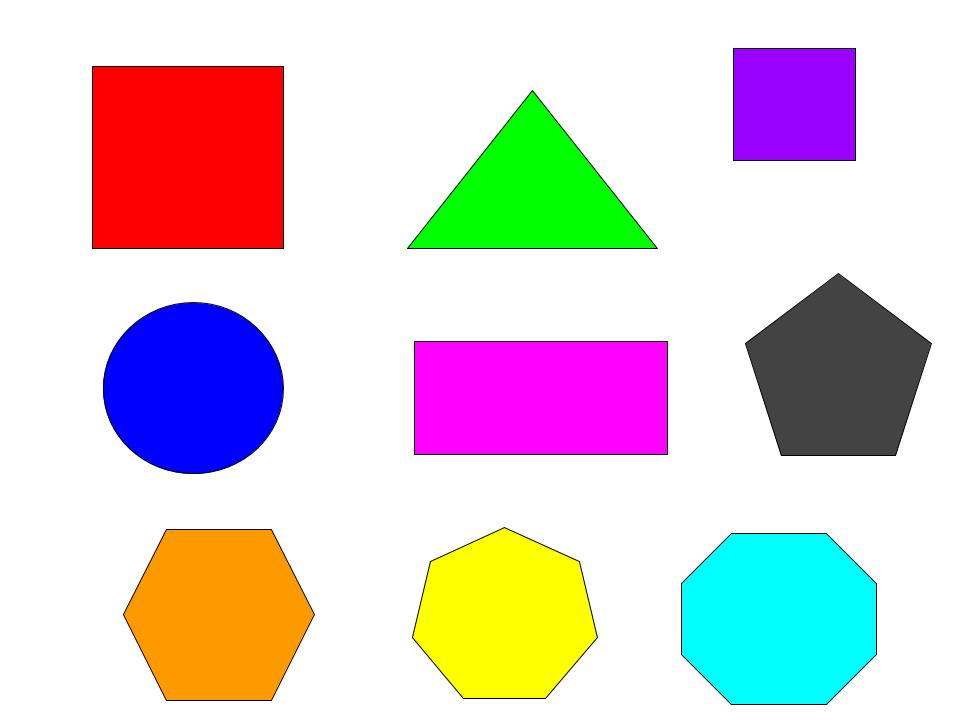
#> input picture Shapes.jpg, 960 x 720 px
$ python Lec3-ContourOperations.py
#> lines starting #> are read from the running program, lines starting #| are printed output that depends on the picture; after the words box and inside, x2 and y2 are one past the last pixel; in counts of white or black regions, pixels touching at a corner belong together
#%%
import imutils
import numpy as np
import cv2
# skimage can also be used for the image preocessing library inplace of the
# OpenCV.
# if you use skimage to load an image, it normalize the image itself within (0,1)
# and uses float64 as the datatype.
#
# Finding the number of contours in an image
# crop the contour area
frame = cv2.imread('Shapes.jpg')
#> frame is the input picture: shape (720, 960, 3); mean B, G, R 209, 206.1, 218.3
cv2.imshow('Image', frame)
# cv2.waitKey()
# cv2.destroyAllWindows()
#  Gray scale of the image
gray = cv2.cvtColor(frame, cv2.COLOR_BGR2GRAY)
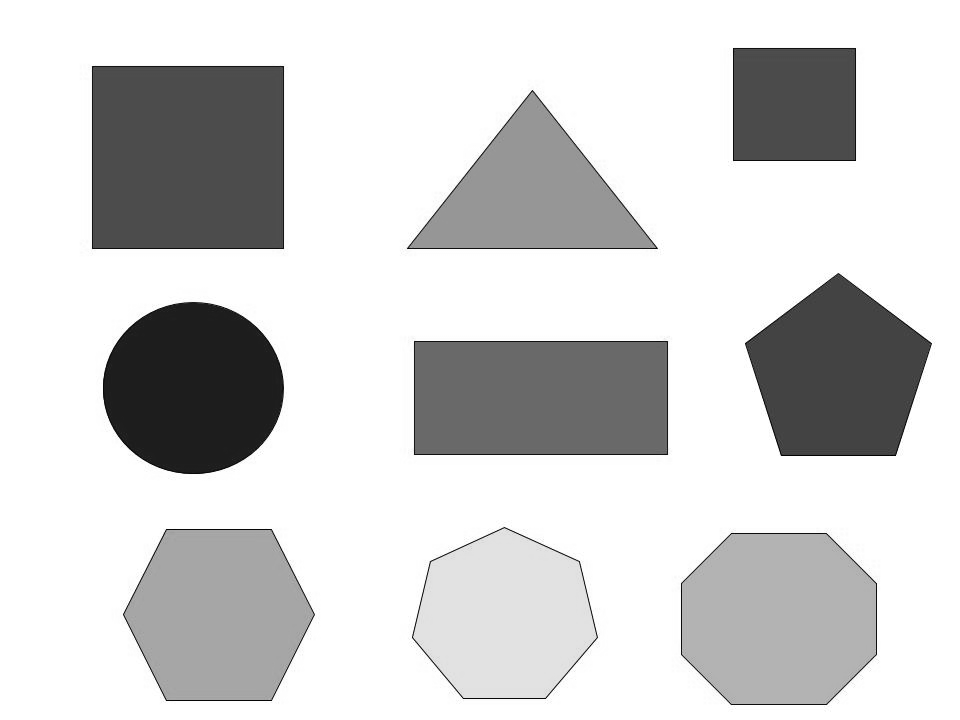
#> gray: shape (720, 960); min 0, max 255, mean 210.1
#  Edges of the image using Canny
edged = cv2.Canny(gray, 50, 150)
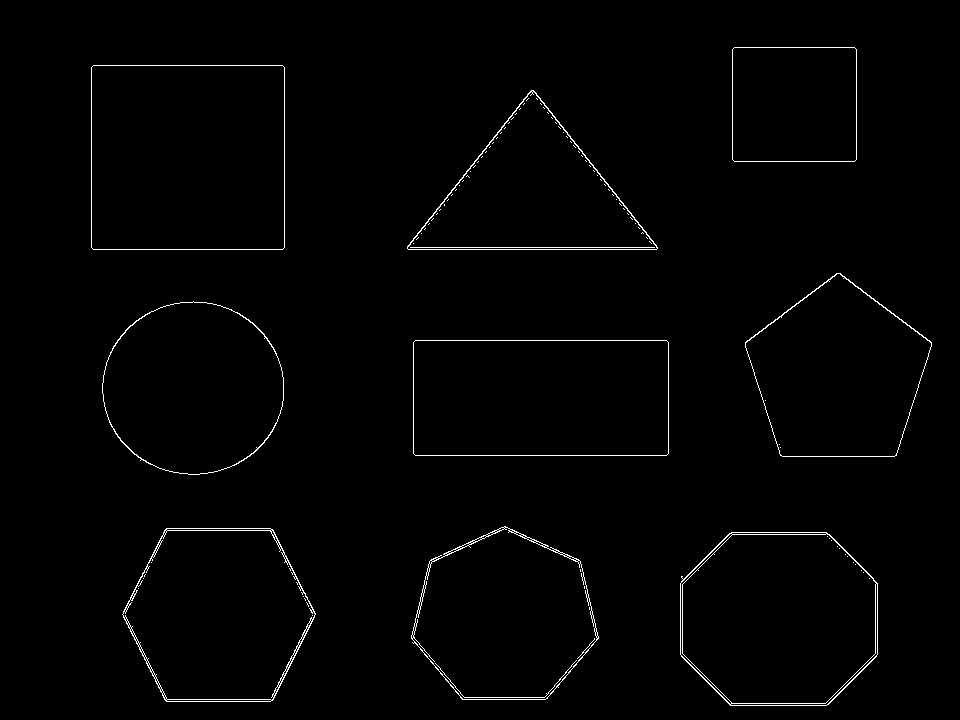
#> edged: shape (720, 960); 1.2% white in thin lines or dots, all inside (x1, y1, x2, y2) = (91, 47, 932, 706)
cv2.imshow('Edged', edged)
# Gaussian Blurr of the gray image
Gblur = cv2.GaussianBlur(gray, (5,5), 0)
cv2.imshow('Gaussian Blur', Gblur)
# apply the threshold for the binary image
thresh = cv2.threshold(Gblur, 226, 255, cv2.THRESH_BINARY_INV)[1]
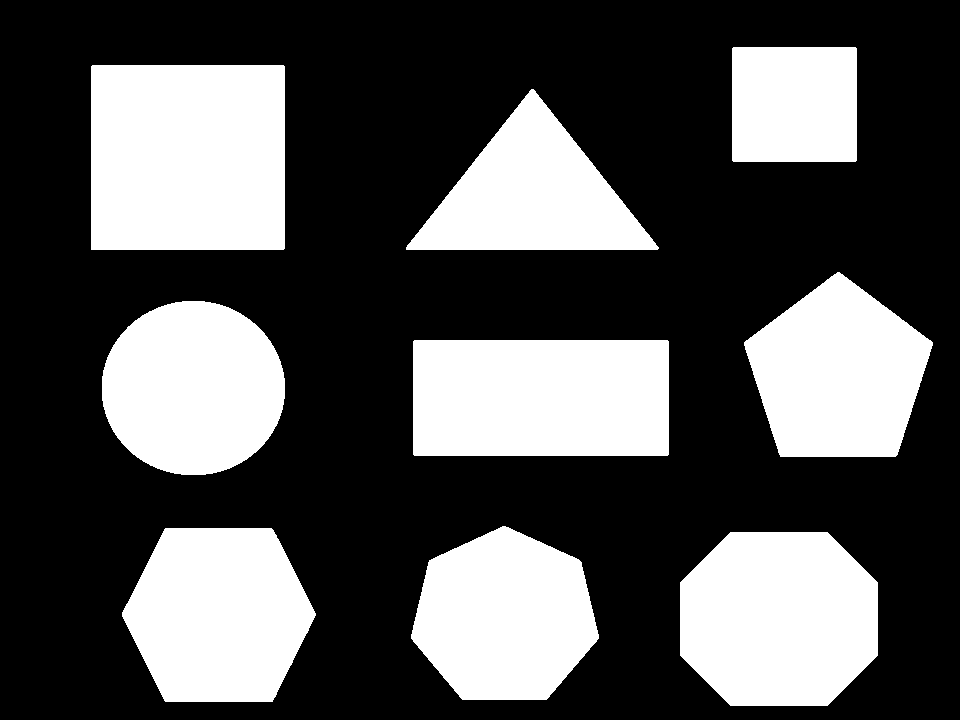
#> thresh: shape (720, 960); 33.3% white; 9 white regions
cv2.imshow('Threshold', thresh)
# Find the contours in the image
cnts = cv2.findContours(edged.copy(), cv2.RETR_EXTERNAL, cv2.CHAIN_APPROX_SIMPLE)
#> cnts = 9 contours; largest, box (x1, y1, x2, y2) and area: (91, 65, 285, 250) 35504, (413, 340, 669, 456) 29317, (680, 532, 878, 706) 29070, (122, 528, 316, 702) 25909, (102, 301, 284, 475) 24532
cnts = imutils.grab_contours(cnts) #calculates the center of the contour
# print the contours
# print("Contours : {}".format(cnts))
print("Number of contours in the image : ",len(cnts))
#| Number of contours in the image :  9
for c in cnts:
    print("Area of the contour : {}".format(cv2.contourArea(c)))
    # Draw the contours over the blobs or segmented area
    cv2.drawContours(frame, [c], 0, (255,255,255), 3)
    # To find the center of the contours
    M = cv2.moments(c)
    x = int(M["m10"]/M["m00"])
    y = int(M["m01"]/M["m00"])
    print("Center of the contour coordinates : ({},{})".format(x,y))
    cv2.circle(frame, (x,y), 7, (0,255,255), 3)

    # polynomial predict
    eps = 0.1*cv2.arcLength(c, True)
    app = cv2.approxPolyDP(c, eps, True)
    print("Approx curve is : ",app)
    p = app.shape
    if p[0] == 3:
        print("Its a Triangle")
    elif p[0] == 4:
        print("Its a Rectangle")
    elif p[0] == 5:
        print("Its a Pentagon")
    elif p[0] == 6:
        print("Its a Hexagon")
    elif p[0] == 7:
        print("Its a Tetragonal")
    elif p[0] == 8:
        print("Its a Octagonal")
#> this loop made 9 passes
#> (x, y, eps, app, p) on passes 1, 2, 3, 4, 5, 7, 8, 9: (778, 618, 63.19, [[729, 533], [681, 656], [828, 704], [877, 583]], (4, 1, 2)), (218, 614, 62.89, [[166, 528], [164, 699], [272, 700], [273, 530]], (4, 1, 2)), (504, 617, 63.5, [[578, 559], [435, 557], [412, 642], [545, 699]], (4, 1, 2)), (540, 397, 73.53, [[413, 342], [415, 455], [668, 453], [666, 340]], (4, 1, 2)), (192, 387, 58.96, [[193, 301], [102, 393], [199, 474], [283, 377]], (4, 1, 2)), (531, 195, 67.16, [[407, 246], [657, 248], [533, 90]], (3, 1, 2)), (187, 157, 74.93, [[91, 67], [93, 249], [284, 247], [282, 65]], (4, 1, 2)), (794, 104, 47.13, [[732, 49], [734, 161], [856, 159], [854, 47]], (4, 1, 2))
#> (x, y, eps, p) on pass 6: (837, 373, 61.5, (5, 1, 2))
#> (printed output is left out)
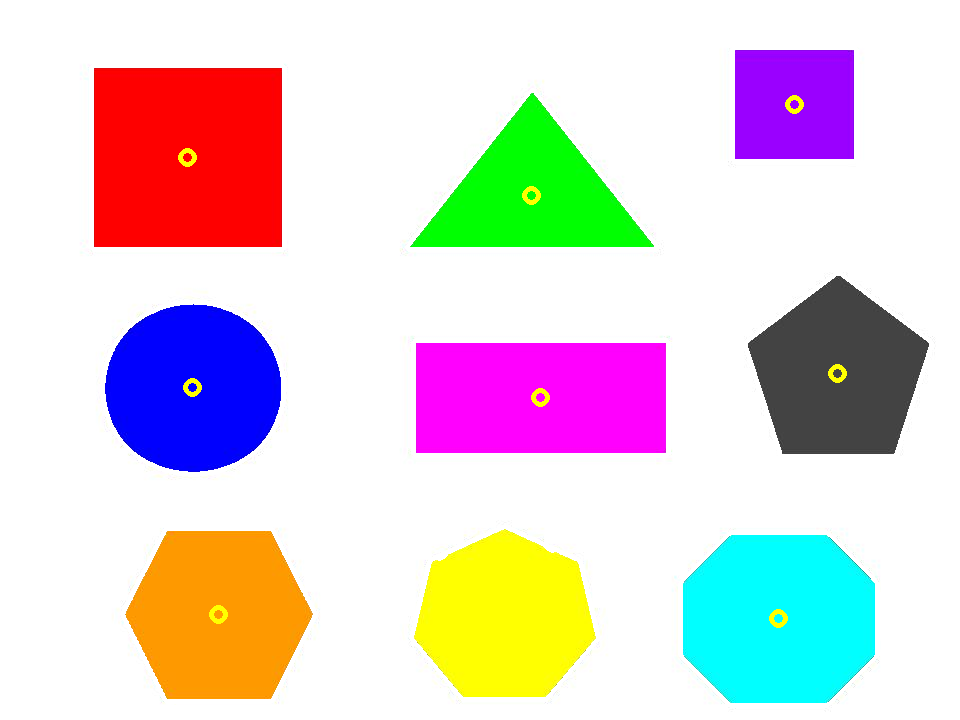
#> frame: shape (720, 960, 3); 3.68% of pixels changed, all inside (x1, y1, x2, y2) = (89, 47, 934, 708)

cv2.imshow('contour drawn', frame)
cv2.waitKey()
cv2.destroyAllWindows()
# %%
